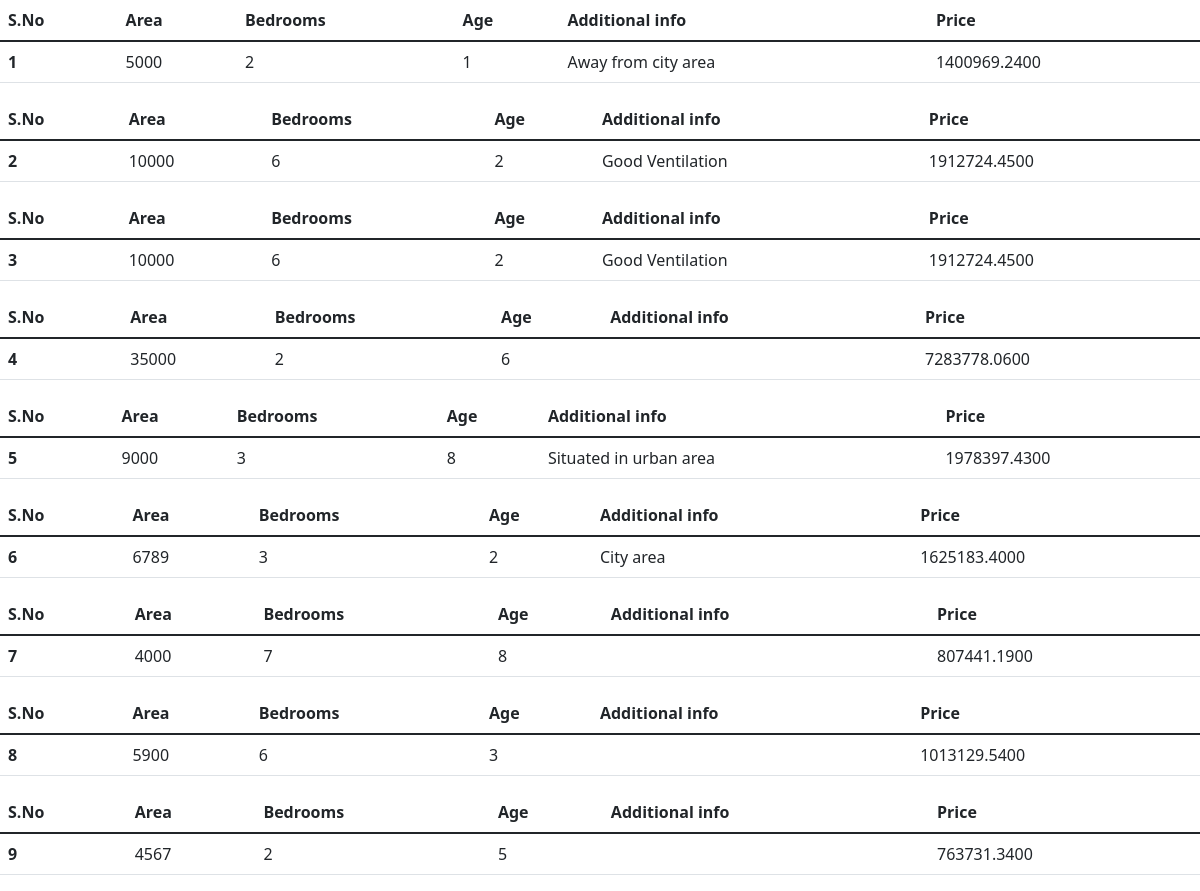
Screenshot of /database/ with the database file from the repository.
### service/models.py (models this page shows)
class Service(models.Model):
    area=models.IntegerField()
    bedrooms=models.IntegerField()
    age=models.IntegerField()
    info=models.TextField()
    value=models.DecimalField(decimal_places=4,max_digits=9999999999999 , default=0)

### syndicate/views.py (the view)
# urls.py: path('database/', views.database),
def database(request):
    x=Service.objects.all()
    data={"servicedata":x}
    return render(request,"database.html",data)

### templates/database.html (shortened to what this page needs)
<!doctype html>
<html lang="en">
  <head>
    <link href="https://cdn.jsdelivr.net/npm/bootstrap@5.1.3/dist/css/bootstrap.min.css" rel="stylesheet">
  </head>
  <body>
    {% for n in servicedata %}
    <table class="table">
        <thead>
          <tr>
            <th scope="col">S.No</th>
            <th scope="col">Area</th>
            <th scope="col">Bedrooms</th>
            <th scope="col">Age</th>
            <th scope="col">Additional info</th>
            <th scope="col">Price</th>
          </tr>
        </thead>
        <tbody>
          <tr>
            <th scope="row">{{ forloop.counter }}</th>
            <td>{{n.area}}</td>
            <td>{{n.bedrooms}}</td>
            <td>{{n.age}}</td>
            <td>{{n.info}}</td>
            <td>{{n.value}}</td>
          </tr>
          {% endfor %}
        </tbody>
      </table>
  </body>
</html>

### rows the page displays
Service: area "5000", bedrooms "2", age "1", info "Away from city area", value "1400969.2400"
Service: area "10000", bedrooms "6", age "2", info "Good Ventilation", value "1912724.4500"
Service: area "10000", bedrooms "6", age "2", info "Good Ventilation", value "1912724.4500"
Service: area "35000", bedrooms "2", age "6", value "7283778.0600"
Service: area "9000", bedrooms "3", age "8", info "Situated in urban area", value "1978397.4300"
Service: area "6789", bedrooms "3", age "2", info "City area", value "1625183.4000"
Service: area "4000", bedrooms "7", age "8", value "807441.1900"
Service: area "5900", bedrooms "6", age "3", value "1013129.5400"
Service: area "4567", bedrooms "2", age "5", value "763731.3400"
